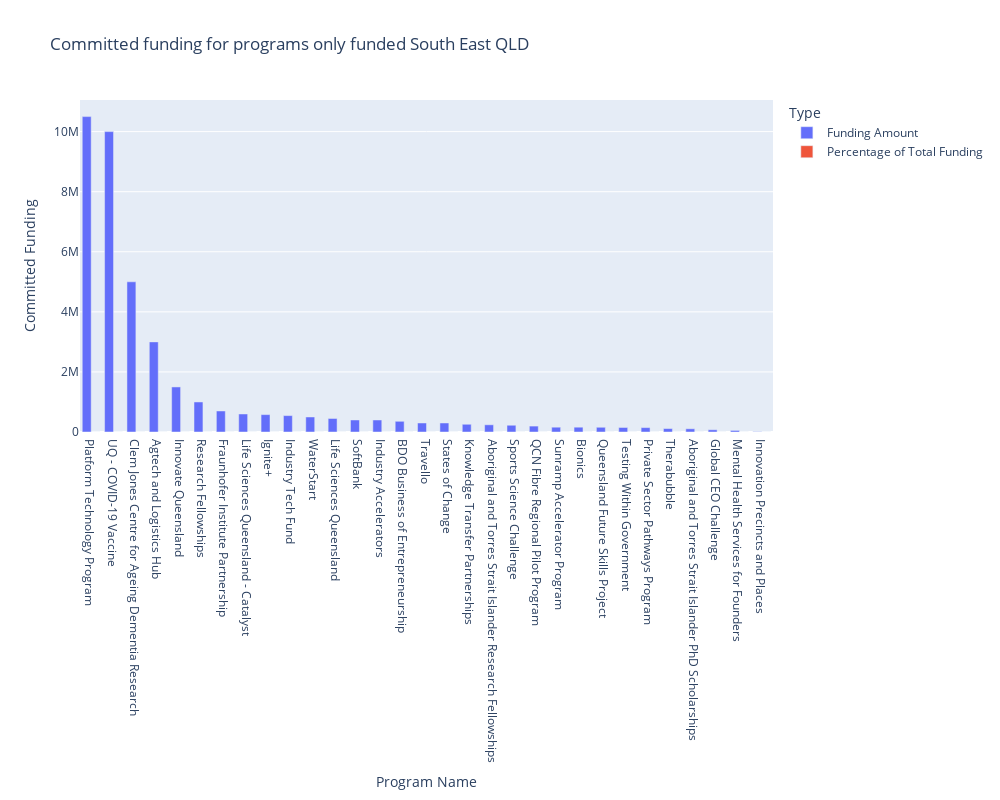

The notebook cell saved with this chart:
### Markdown cell above
2. In this step, I am visualizing a bar chart to illustrate which programs have received the highest funding amounts, both in absolute values and as a percentage of the total funding (select the percentage of total funding to view the percnetages bar chart). The purpose of this analysis is to identify programs that are likely considered high-priority areas for investment or program policy. This visualization will help shed light on the reasons behind the lower funding allocation to regional Queensland.

### Code cell
# Calculate the total funding
total_funding = seo_sorted_df['Funding Amount'].sum()

# Calculate the percentage of total funding for each program
seo_sorted_df['Percentage of Total Funding'] = (seo_sorted_df['Funding Amount'] / total_funding) * 100

# Format the percentage values with two decimal places
#seo_sorted_df['Percentage of Total Funding'] = seo_sorted_df['Percentage of Total Funding'].map('{:.2f}%'.format)

# Now 'seo_sorted_df' contains the percentage of total funding for each program with two decimal places
# Convert 'Percentage of Total Funding' column to numeric data type
#seo_sorted_df['Percentage of Total Funding'] = seo_sorted_df['Percentage of Total Funding'].str.rstrip('%').astype(float)

# Create a grouped bar chart using Plotly Express
fig = px.bar(seo_sorted_df, x='Program Name', y=['Funding Amount', 'Percentage of Total Funding'],
             labels={'Program': 'Program', 'value': 'Committed Funding', 'variable': 'Type'},
             title='Committed funding for programs only funded South East QLD',
             height=800)

fig.update_layout(barmode='group', width=1000)
fig.show()

### Figure 1 — Plotly figure (JSON) as saved in the notebook; plotly's stock layout.template omitted (floating-point values rounded to 4 significant figures)
{"data": [{"alignmentgroup": "True", "hovertemplate": "Type=Funding Amount<br>Program Name=%{x}<br>Committed Funding=%{y}<extra></extra>", "legendgroup": "Funding Amount", "marker": {"color": "#636efa", "pattern": {"shape": ""}}, "name": "Funding Amount", "offsetgroup": "Funding Amount", "orientation": "v", "showlegend": true, "textposition": "auto", "type": "bar", "x": ["Platform Technology Program", "UQ - COVID-19 Vaccine", "Clem Jones Centre for Ageing Dementia Research", "Agtech and Logistics Hub", "Innovate Queensland", "Research Fellowships", "Fraunhofer Institute Partnership", "Life Sciences Queensland - Catalyst", "Ignite+", "Industry Tech Fund", "WaterStart", "Life Sciences Queensland", "SoftBank", "Industry Accelerators", "BDO Business of Entrepreneurship", "Travello", "States of Change", "Knowledge Transfer Partnerships", "Aboriginal and Torres Strait Islander Research Fellowships", "Sports Science Challenge", "QCN Fibre Regional Pilot Program", "Sunramp Accelerator Program", "Bionics", "Queensland Future Skills Project", "Testing Within Government", "Private Sector Pathways Program", "Therabubble", "Aboriginal and Torres Strait Islander PhD Scholarships", "Global CEO Challenge", "Mental Health Services for Founders", "Innovation Precincts and Places"], "xaxis": "x", "y": [10500000, 10000000, 5000000, 3000000, 1500000, 1000000, 700000, 600000, 579025, 546027, 500000, 450000, 400000, 399800, 356396, 300000, 300000, 257574, 240000, 225000, 197000, 160000, 160000, 157440, 150500, 146527, 114309, 107084, 75000, 52499, 10000], "yaxis": "y"}, {"alignmentgroup": "True", "hovertemplate": "Type=Percentage of Total Funding<br>Program Name=%{x}<br>Committed Funding=%{y}<extra></extra>", "legendgroup": "Percentage of Total Funding", "marker": {"color": "#EF553B", "pattern": {"shape": ""}}, "name": "Percentage of Total Funding", "offsetgroup": "Percentage of Total Funding", "orientation": "v", "showlegend": true, "textposition": "auto", "type": "bar", "x": ["Platform Technology Program", "UQ - COVID-19 Vaccine", "Clem Jones Centre for Ageing Dementia Research", "Agtech and Logistics Hub", "Innovate Queensland", "Research Fellowships", "Fraunhofer Institute Partnership", "Life Sciences Queensland - Catalyst", "Ignite+", "Industry Tech Fund", "WaterStart", "Life Sciences Queensland", "SoftBank", "Industry Accelerators", "BDO Business of Entrepreneurship", "Travello", "States of Change", "Knowledge Transfer Partnerships", "Aboriginal and Torres Strait Islander Research Fellowships", "Sports Science Challenge", "QCN Fibre Regional Pilot Program", "Sunramp Accelerator Program", "Bionics", "Queensland Future Skills Project", "Testing Within Government", "Private Sector Pathways Program", "Therabubble", "Aboriginal and Torres Strait Islander PhD Scholarships", "Global CEO Challenge", "Mental Health Services for Founders", "Innovation Precincts and Places"], "xaxis": "x", "y": [27.5, 26.19, 13.09, 7.857, 3.928, 2.619, 1.833, 1.571, 1.516, 1.43, 1.309, 1.178, 1.048, 1.047, 0.9334, 0.7857, 0.7857, 0.6746, 0.6285, 0.5892, 0.5159, 0.419, 0.419, 0.4123, 0.3941, 0.3837, 0.2994, 0.2804, 0.1964, 0.1375, 0.02619], "yaxis": "y"}], "layout": {"barmode": "group", "height": 800, "legend": {"title": {"text": "Type"}, "tracegroupgap": 0}, "title": {"text": "Committed funding for programs only funded South East QLD"}, "width": 1000, "xaxis": {"anchor": "y", "domain": [0, 1], "title": {"text": "Program Name"}}, "yaxis": {"anchor": "x", "domain": [0, 1], "title": {"text": "Committed Funding"}}}}
